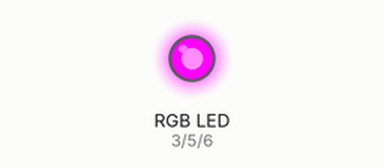
The sketch below on a simulated Arduino Uno, built with avr-gcc and run on an emulated ATmega328P. On the bench: an RGB LED mixed from three pins (HIGH = lit). Dim RGB values are drawn brighter than linear.

Above: at 0.05 s.
At 2.75 s:
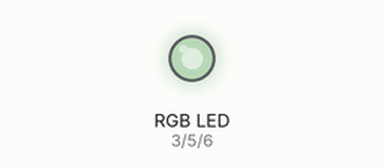
At 4.5 s:
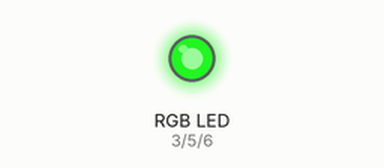
At 9.0 s:
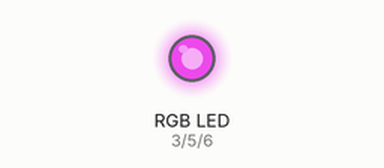
Timing chart, 0 to 13.3 s (numbered marks = the images above):
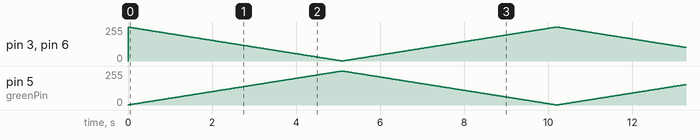

The sketch:

rgb_skirt.ino
```cpp
#define START_CMD_CHAR 'a'

int sdata;

int redPin = 3;
int greenPin = 5;
int bluePin = 6;

void setup(){
  Serial.begin(9600);
  pinMode(3, OUTPUT);
  pinMode(5, OUTPUT);
  pinMode(6, OUTPUT);
}

void loop() {
  unsigned int rgbColour[3];

  // Start off with red.
  rgbColour[0] = 255;
  rgbColour[1] = 0;
  rgbColour[2] = 0;

  // Choose the colours to increment and decrement.
  for (int decColour = 0; decColour < 2; decColour += 1) {
    int incColour = decColour == 1 ? 0 : decColour + 1;

    // cross-fade the two colours.
    for(int i = 0; i < 255; i += 1) {
      rgbColour[decColour] -= 1;
      rgbColour[incColour] += 1;

      setColourRgb(rgbColour[0], rgbColour[1], rgbColour[0]);
      delay(20);
    }
  }
}


void setColourRgb(unsigned int red, unsigned int green, unsigned int blue) {
  analogWrite(redPin, red);
  analogWrite(greenPin, green);
  analogWrite(bluePin, blue);
 }

/*
void setup(){
  Serial.begin(9600);
  pinMode(redPin, OUTPUT);
  pinMode(greenPin, OUTPUT);
  pinMode(bluePin, OUTPUT);
  pinMode(redTwo, OUTPUT);
  pinMode(greenTwo, OUTPUT);
  pinMode(blueTwo, OUTPUT);

}
void loop(){
  Serial.flush();
  int pin_num = 0;
  int pin_val = 0;


  if(Serial.available()<1){ return;}
  sdata = Serial.read();

  if(sdata != START_CMD_CHAR){ return;}

  pin_num = Serial.read();
  if(pin_num == 'r'){
    writeColor(255, 0, 0);
  }
  else if(pin_num == 'o'){
    writeColor(255, 140, 0);
  }
  else if(pin_num == 'y'){
    writeColor(255, 200, 0);
  }
  else if(pin_num == 'g'){
    writeColor(0, 128, 0);
  }
  else if(pin_num == 'b'){
    writeColor(0, 0, 255);
  }
  else if(pin_num == 'i'){
    writeColor(75, 0, 130);
  }
  else if(pin_num == 'v'){
    writeColor(255, 0, 255);
  }
  else if(pin_num == 'w'){
    writeColor(255, 255, 255);
  }
  else{
    return;
  }
}

void writeColor(int r, int g, int b){
  analogWrite(redPin, r);
  analogWrite(redTwo, r * 3 / 5);
  analogWrite(greenPin, g);
  analogWrite(greenTwo, g);
  analogWrite(bluePin, b);
  analogWrite(blueTwo, b);
}*/
```
